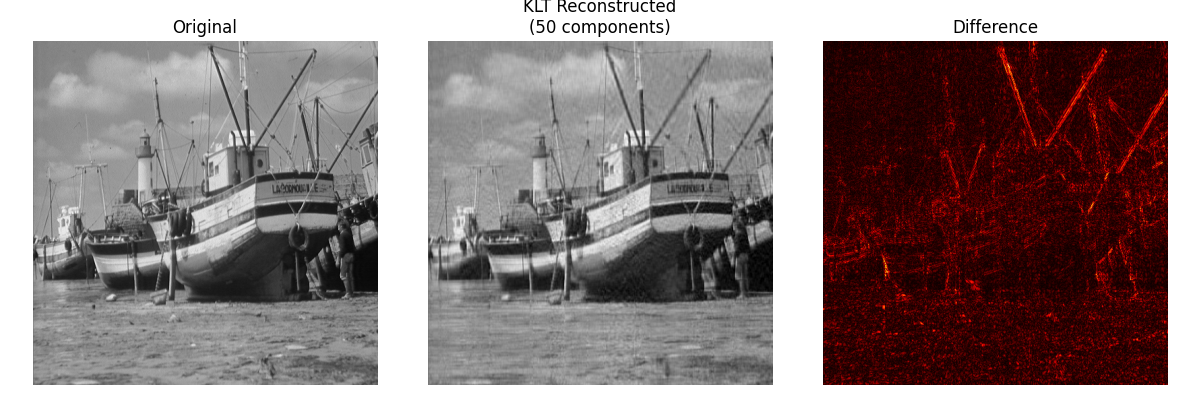
#> input picture BoatOut.png, 1200 x 400 px; its folder holds only this picture in this run
$ python KltCompression.py
#> lines starting #> are read from the running program, lines starting #| are printed output that depends on the picture
import numpy as np
import cv2
import matplotlib.pyplot as plt
from tkinter import filedialog, Tk

class KLTCompressor:
    def __init__(self, variance_threshold=0.95):
        self.variance_threshold = variance_threshold

    def load_image(self):
        Tk().withdraw()  # hide the main window
        file_path = filedialog.askopenfilename(
            title="Select Image",
            filetypes=[("Image files", ("*.png", "*.jpg", "*.jpeg", "*.bmp"))]
        )
        if not file_path:
            raise Exception("No file selected.")
        image = cv2.imread(file_path)
        if image is None:
            raise Exception("Invalid image file.")
        return file_path, image


    def to_grayscale(self, image):
        if len(image.shape) == 3:
            return cv2.cvtColor(image, cv2.COLOR_BGR2GRAY)
        return image

    def compute_klt(self, image):
        mean_vector = np.mean(image, axis=0)
        centered = image - mean_vector
        covariance = np.cov(centered, rowvar=False)
        eigenvalues, eigenvectors = np.linalg.eigh(covariance)
        idx = np.argsort(eigenvalues)[::-1]
        return eigenvalues[idx], eigenvectors[:, idx], mean_vector

    def select_components(self, eigenvalues):
        total = np.sum(eigenvalues)
        running_sum = 0
        for i, val in enumerate(eigenvalues):
            running_sum += val
            if running_sum / total >= self.variance_threshold:
                return i + 1
        return len(eigenvalues)

    def compress(self, image):
        eigenvalues, eigenvectors, mean_vector = self.compute_klt(image)
        num_components = self.select_components(eigenvalues)
        top_vectors = eigenvectors[:, :num_components]
        centered = image - mean_vector
        compressed = np.dot(centered, top_vectors)
        return compressed, top_vectors, mean_vector, num_components

    def reconstruct(self, compressed, eigenvectors, mean_vector):
        restored = np.dot(compressed, eigenvectors.T) + mean_vector
        return np.clip(restored, 0, 255).astype(np.uint8)

    def psnr(self, original, reconstructed):
        mse = np.mean((original - reconstructed) ** 2)
        return float("inf") if mse == 0 else 20 * np.log10(255.0 / np.sqrt(mse))

    def visualize(self, original, reconstructed, num_components, file_path):
        psnr_value = self.psnr(original, reconstructed)
        print("Reconstructed with {} components, PSNR = {:.2f} dB".format(num_components, psnr_value))

        #save output
        import os
        base = os.path.splitext(os.path.basename(file_path))[0]
        output_path = os.path.join(os.path.dirname(file_path), base + "_klt.png")
        cv2.imwrite(output_path, reconstructed)
        print("Compressed image saved to:", output_path)

        # Show images
        plt.figure(figsize=(12, 4))
        plt.subplot(1, 3, 1)
        plt.title("Original")
        plt.imshow(original, cmap="gray")
        plt.axis("off")

        plt.subplot(1, 3, 2)
        plt.title(f"KLT Reconstructed\n({num_components} components)")
        plt.imshow(reconstructed, cmap="gray")
        plt.axis("off")

        plt.subplot(1, 3, 3)
        plt.title("Difference")
        plt.imshow(cv2.absdiff(original, reconstructed), cmap="hot")
        plt.axis("off")

        plt.suptitle(f"KLT Compression of {os.path.basename(file_path)}", fontsize=14)
        plt.tight_layout()
        plt.show()


def main():
    compressor = KLTCompressor(variance_threshold=0.95)
    try:
        file_path, image = compressor.load_image()
#> the answer given: BoatOut.png
#> in load_image, image is the input picture: shape (400, 1200, 3); mean B, G, R 128.7, 128.8, 142.4
#> file_path = 'BoatOut.png'
        gray = compressor.to_grayscale(image)
#> in to_grayscale, `return cv2.cvtColor(image, cv2.COLOR_BGR2GRAY)`:
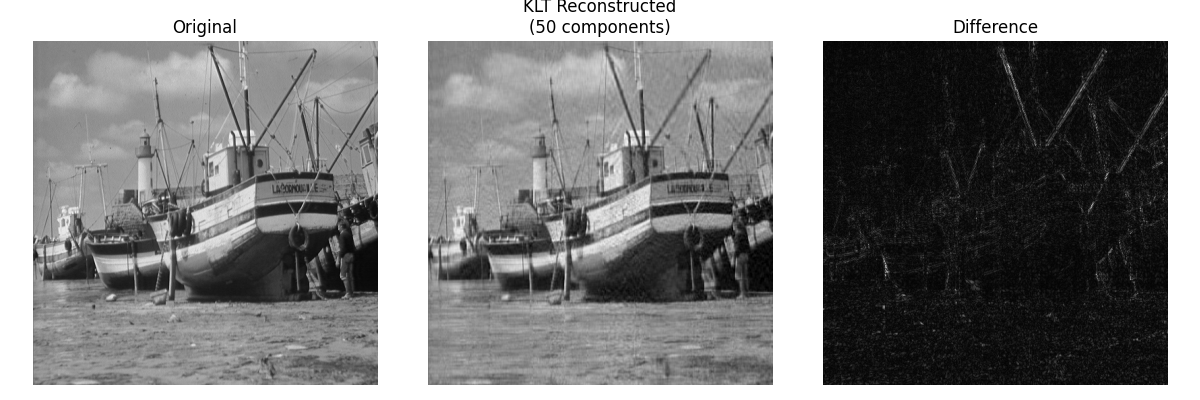
#> returned value: shape (400, 1200); min 0, max 255, mean 132.9
        compressed, eigvecs, mean_vec, n = compressor.compress(gray)
#> in compute_klt, `mean_vector = np.mean(image, axis=0)`: mean_vector = 1200 values, max 255 at index 0, min 41.59 at index 967, mean 132.9
#> in compute_klt, `centered = image - mean_vector`:
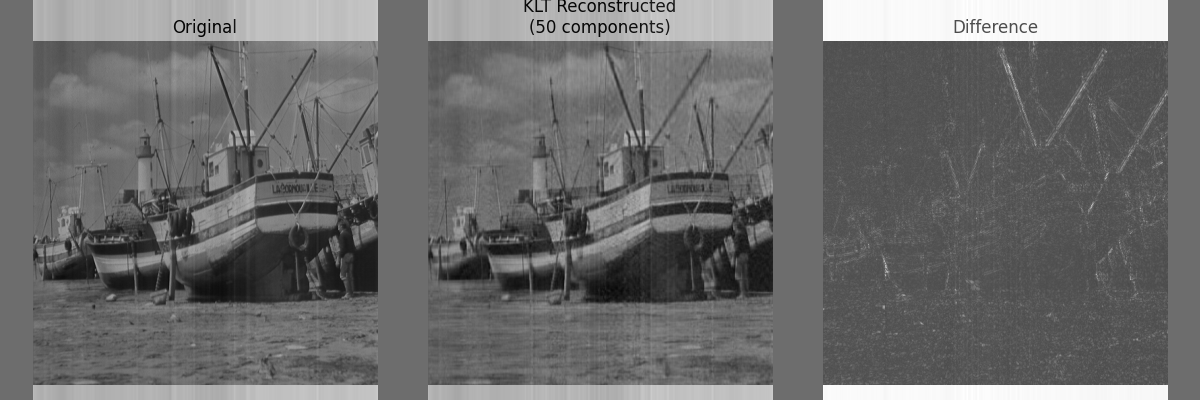
#> centered: shape (400, 1200) float64; min -159.9, max 213.4, mean 0; drawn with min black and max white
#> in compute_klt, `covariance = np.cov(centered, rowvar=False)`:
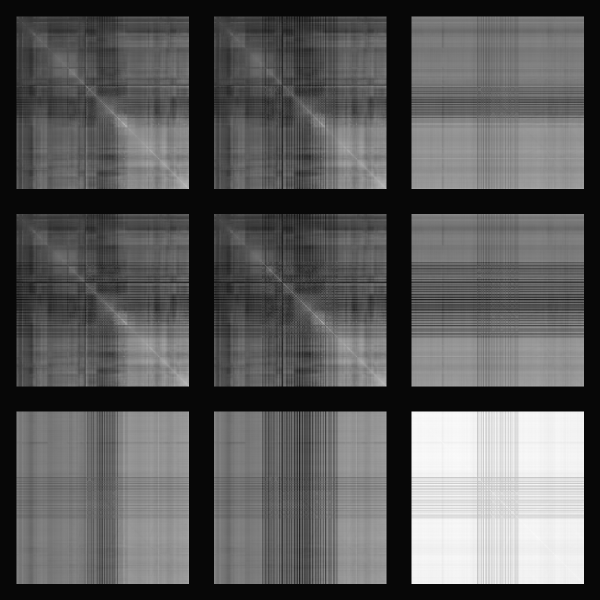
#> covariance: shape (1200, 1200) float64 (shown at 1/2 size); min -231.4, max 7208.7, mean 2413.5; drawn with min black and max white
#> in compute_klt, `eigenvalues, eigenvectors = np.linalg.eigh(covariance)`:
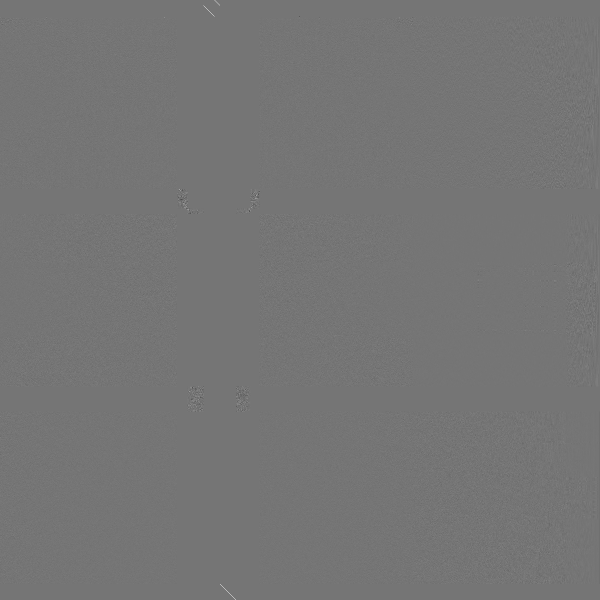
#> eigenvectors: shape (1200, 1200) float64 (shown at 1/2 size); min -0.854, max 1, mean 2.45e-05; drawn with min black and max white
#> in compute_klt, `eigenvalues, eigenvectors = np.linalg.eigh(covariance)`: eigenvalues = 1200 values from -2.51e-10 to 3659564.5
#> in compute_klt, `idx = np.argsort(eigenvalues)[::-1]`: idx = 1200 values, max 1199 at index 0, min 0 at index 1199, mean 599.5
#> in compress, `eigenvalues, eigenvectors, mean_vector = self.compute_klt(image)`: eigenvalues = 1200 values, max 3659564.5 at index 0, min -2.51e-10 at index 1199, mean 3986.4
#> in select_components, `total = np.sum(eigenvalues)`: total = 4783680.1
#> the loop in select_components, `for i, val in enumerate(eigenvalues):` made 14 passes
#> (val, running_sum) on passes 1 to 12: (3659564.5, 3659564.5), (353360.8, 4012925.3), (127479.7, 4140405), (94709.6, 4235114.6), (56234.4, 4291349), (51095.5, 4342444.5), (45915.3, 4388359.8), (35387.6, 4423747.4), (32459.6, 4456207), (29014, 4485221), (24510.4, 4509731.3), (17930.5, 4527661.8)
#> after the loop in select_components, `for i, val in enumerate(eigenvalues):`: running_sum = 4557032.9
#> in compress, `num_components = self.select_components(eigenvalues)`: num_components = 14
#> mean_vec has the same summary as mean_vector in compute_klt; n = 14
        restored = compressor.reconstruct(compressed, eigvecs, mean_vec)
#> in reconstruct, `restored = np.dot(compressed, eigenvectors.T) + mean_vector`:
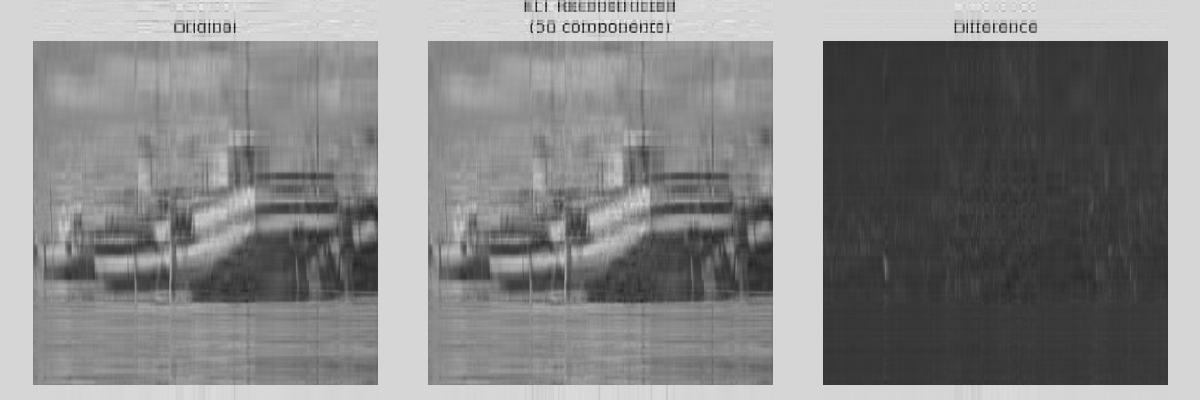
#> restored: shape (400, 1200) float64; min -70.95, max 317.3, mean 132.9; drawn with min black and max white
#> in reconstruct, `return np.clip(restored, 0, 255).astype(np.uint8)`:
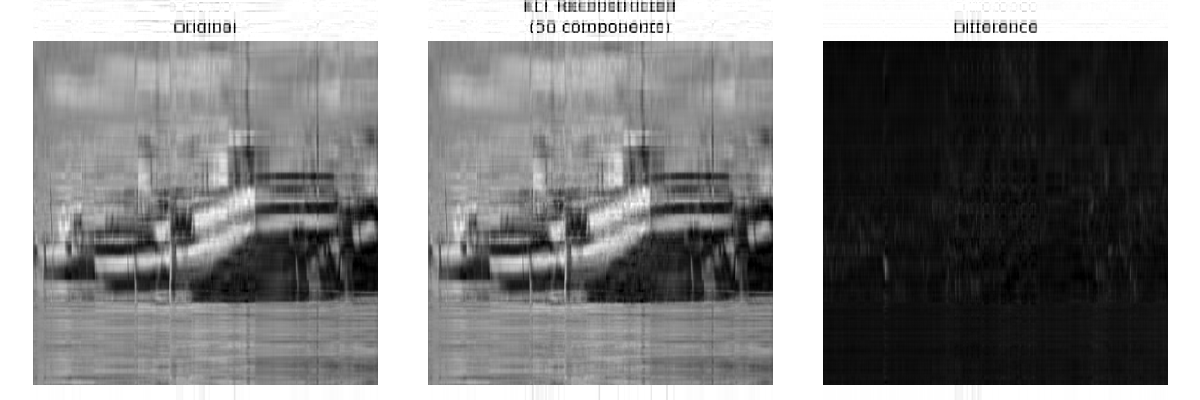
#> returned value: shape (400, 1200); min 0, max 255, mean 132.3
        compressor.visualize(gray, restored, n, file_path)
#> in psnr, `mse = np.mean((original - reconstructed) ** 2)`: mse = 45.5
#> in visualize, `psnr_value = self.psnr(original, reconstructed)`: psnr_value = 31.55
#| Reconstructed with 14 components, PSNR = 31.55 dB
#> in visualize, `plt.show()`:
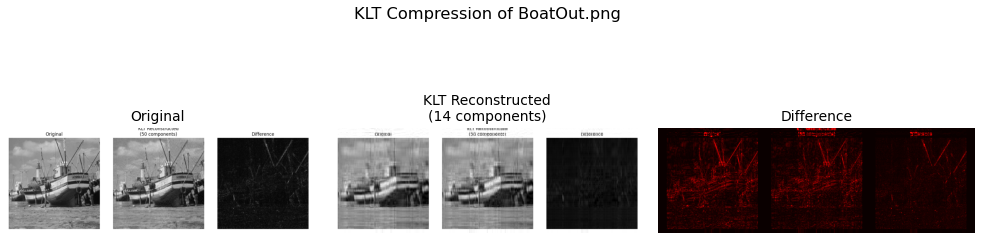
#> figure drawn by matplotlib, 3 panels
    except Exception as e:
        print("Error:", e)

if __name__ == "__main__":
    main()

$ run again, on boat.png
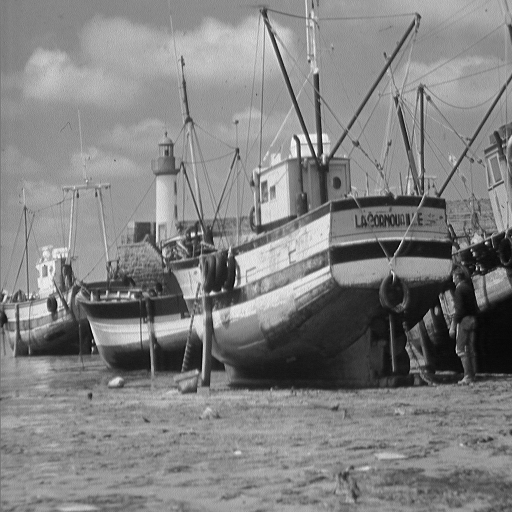
#> input picture boat.png, 512 x 512 px
#> in load_image, image is the input picture: shape (512, 512, 3); min 0, max 255, mean 129.7
#> file_path = 'boat.png'
#> in compute_klt, `mean_vector = np.mean(image, axis=0)`: mean_vector = 512 values, max 156.3 at index 41, min 95.48 at index 511, mean 129.7
#> in compute_klt, `eigenvalues, eigenvectors = np.linalg.eigh(covariance)`: eigenvalues = 512 values from 1.4e-12 to 447507
#> idx = 512 values, max 511 at index 0, min 0 at index 511, mean 255.5
#> in compress, `eigenvalues, eigenvectors, mean_vector = self.compute_klt(image)`:
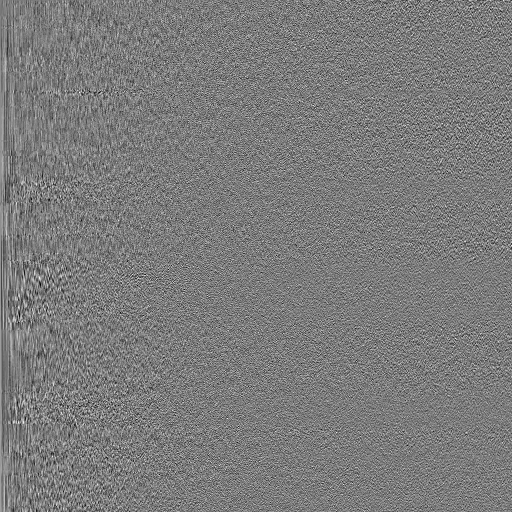
#> eigenvectors: shape (512, 512) float64; min -0.211, max 0.223, mean 7.71e-05; drawn with min black and max white
#> in compress, `eigenvalues, eigenvectors, mean_vector = self.compute_klt(image)`: eigenvalues = 512 values, max 447507 at index 0, min 1.4e-12 at index 511, mean 1974.6
#> total = 1011007.2
#> the loop in select_components, `for i, val in enumerate(eigenvalues):` made 47 passes
#> (val, running_sum) on passes 1 to 8: (447507, 447507), (100294.7, 547801.7), (76565.1, 624366.8), (46476.2, 670843), (42853.8, 713696.8), (30062.5, 743759.3), (27720.6, 771479.9), (26334.6, 797814.5)
#> after the loop in select_components, `for i, val in enumerate(eigenvalues):`: running_sum = 960853.5
#> num_components = 47
#> mean_vec has the same summary as mean_vector in compute_klt
#> mse = 49.63
#> psnr_value = 31.17
#| Reconstructed with 47 components, PSNR = 31.17 dB
#> in visualize, `plt.show()`:
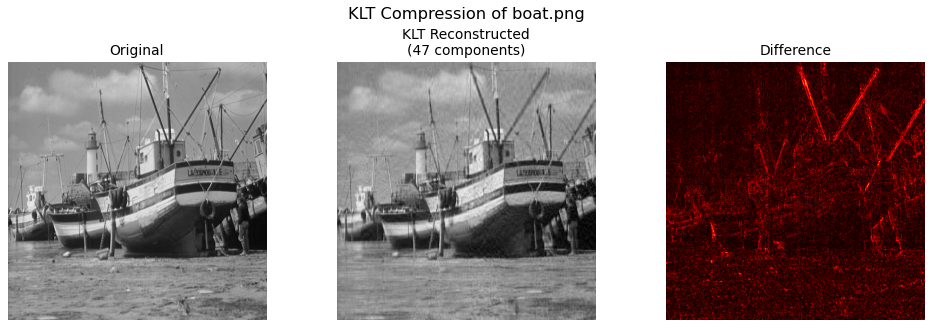
#> figure drawn by matplotlib, 3 panels
